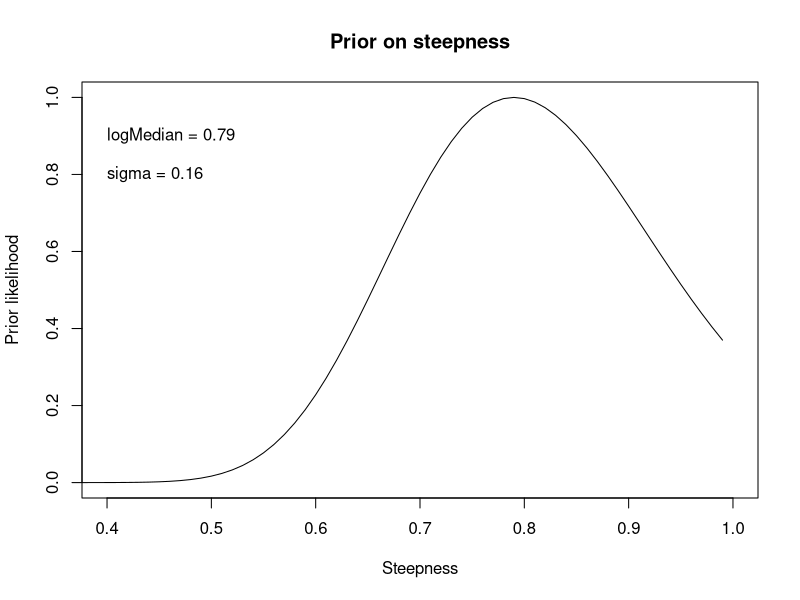

Here is the R script that generated this plot:
# Read Table 3
tab3 <- read.table("Munyandorero_2020_Table_3.dat", header=TRUE)

# Rearrange table information
stats <- tab3[c("Statistic", "RedSnapper")]
stats <- as.data.frame(as.list(stats$RedSnapper))
names(stats) <- tab3$Statistic

# Extract main statistics of interest
median <- stats$Median
sigma <- stats$SD

# Stock Synthesis lognormal prior (Type 3) equation from user manual
f <- function(x, m, sd)
{
  1/2 * ((log(x) - m) / sd)^2  # -logL
}

# Calculate prior
min <- 0.20
max <- 0.99
x <- seq(min, max, by=0.01)
ss3prior <- exp(-f(x, log(median), sigma))

# Plot prior
png("prior.png", width=2000, height=1200, res=200)
plot(x, ss3prior, type="l", xlim=c(0.4, 1), xlab="Steepness", ylab="Prior likelihood")
title(main="Prior on steepness")
text(0.4, 0.9, "logMedian = 0.79", adj=0)
text(0.4, 0.8, "sigma = 0.16", adj=0)
dev.off()

# Lower  Upper  Init  logMedian   sigma  Type  Phase
# 0.2    0.99   0.79  -0.2357223  0.16   3     1      0  0  0  0  0  0  0  # SR_BH_steep
